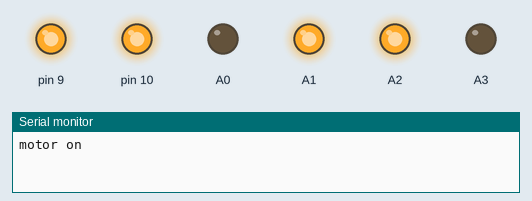
A sketch run on a simulated Arduino Uno, built with avr-gcc and run on an emulated ATmega328P. Shown: output pins drawn as LEDs (lit = HIGH), the last lines printed to the serial monitor.

Above: at 1.0 s.
At 3.0 s:
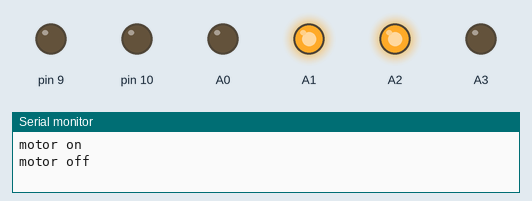
Timing chart, 0 to 4.6 s (numbered marks = the images above):
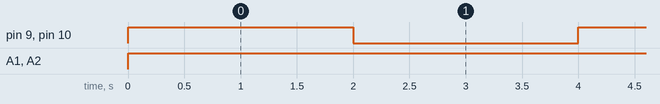

Measured:
- by itself, pin 9, pin 10: alternates HIGH for 2.0 s and LOW for 2.0 s
- by itself, A1, A2: LOW → HIGH at 0.00 s

The sketch:

final_5june_3rd_bot.ino
```cpp
void setup()
{
 Serial.begin(9600);
  pinMode(A0, OUTPUT);
 pinMode(A1, OUTPUT);
pinMode(A2, OUTPUT);
pinMode(A3, OUTPUT);
pinMode(9, OUTPUT);
pinMode(10, OUTPUT);

}
//////////////////////////////////////////////////////////////////////////////////////////////////////


int n,txno=0, setupi1=0,recvno=0,recven=0,recvno1=0,recvno2=0,delayloop=0;
void loop()
{  ////////////////////////////////////////SEND TX BIT////////////////////////////

  while(1)

   {
    //delay(4000);
    //for(delayloop=0;delayloop<40;delayloop++)
     {Serial.println("motor on");
     digitalWrite(10,HIGH);
     digitalWrite(A1,HIGH);
       digitalWrite(A0,LOW);

     digitalWrite(9,HIGH);
     digitalWrite(A2,HIGH);
     digitalWrite(A3,LOW);
     delay(2000);
     }

     //for(delayloop=0;delayloop<40;delayloop++)
     {
     Serial.println("motor off");

    digitalWrite(10,LOW);
     digitalWrite(9,LOW);
    delay(2000);
    //delay(2000);
     }
  }
  }                                             //////// end of void loop
```
